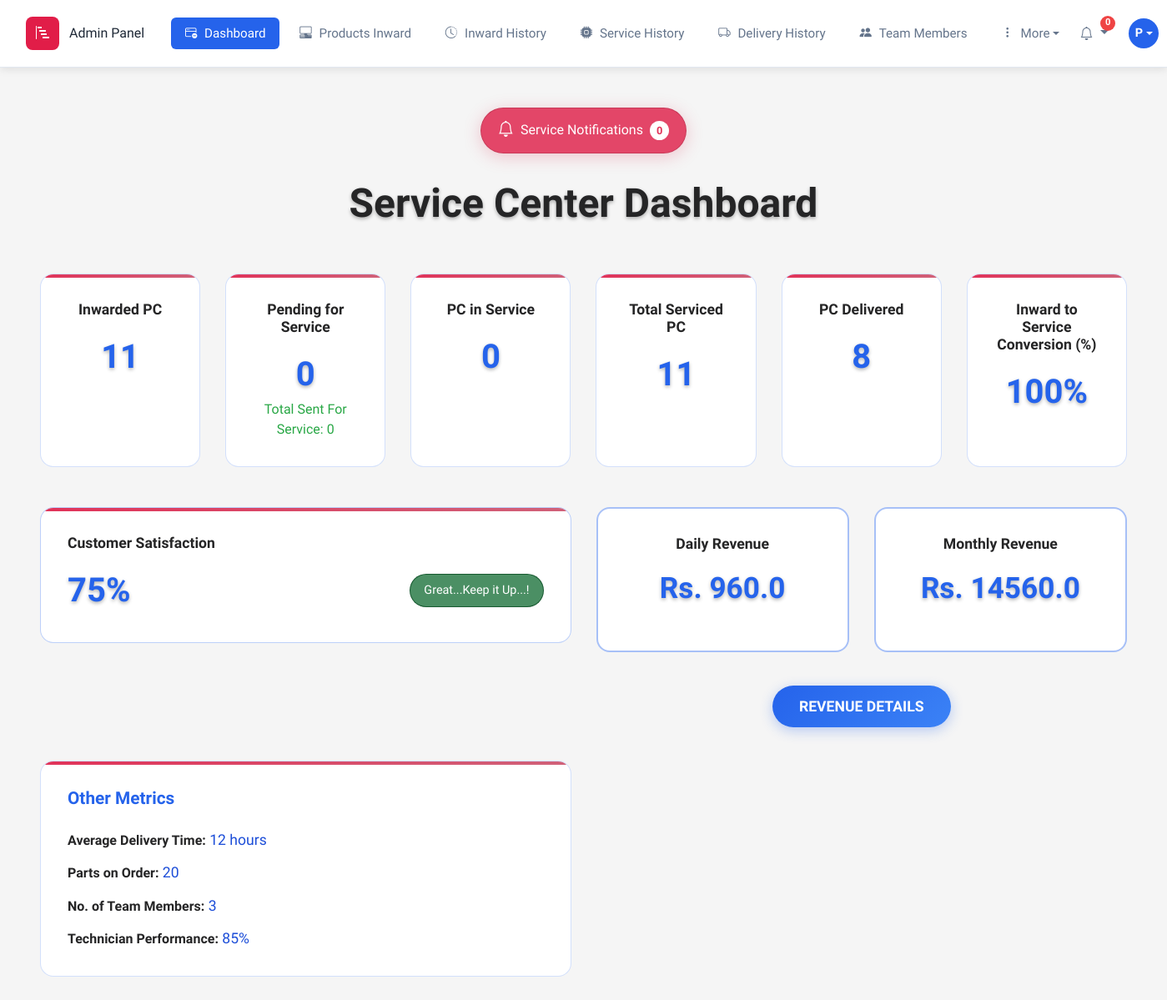
Screenshot of /dashboard (signed in) with the database file from the repository.
### mainapp/models.py (models this page shows, shortened)
class User(AbstractUser):
    terms_accepted = models.BooleanField(default=True)
    profile_img = models.ImageField(upload_to='profile_pics/', null=True, blank=True)

class Revenue(models.Model):
    date = models.DateField()
    daily_revenue = models.DecimalField(max_digits=10, decimal_places=2, default=0)
    monthly_revenue = models.DecimalField(max_digits=10, decimal_places=2, default=0)

### mainapp/views.py (the view)
# urls.py: path('dashboard', views.dashboard, name='dashboard'),
@login_required
def dashboard(request):
    service = Service.objects.all()
    delivery = Delivery.objects.all()
    product = ProductInward.objects.all()
    product_inward_count = ProductInward.objects.count()
    service_count = Service.objects.count()
    count_employee = Team.objects.count()
    count_deliveries = Delivery.objects.count()
    notifications = Notification.objects.filter(user=request.user)
    unread_count = notifications.filter(is_read=False).count()
    pendingService_count = Service.objects.filter(serviceStatus = 	"Sent For Service").count()
    servicePending = Service.objects.filter(serviceStatus = 	"Service Ongoing").count()
    serviceDone = Service.objects.filter(serviceStatus = 	"Service Done").count()
    servicePending_in = Service.objects.filter(
                serviceStatus__in=['Service Pending', 'Components Not available']).count()
    if not request.user.is_superuser:
        service = Service.objects.filter( serviceTechnician__user = request.user )
        count_deliveries = Delivery.objects.filter(service__serviceTechnician__user = request.user).count()
        service_count = service.count()
    satisfaction_count = Delivery.objects.filter(customerSatisfaction='Satisfied').count()
    customer_satisfaction = int((satisfaction_count / count_deliveries) * 100) if count_deliveries > 0 else 0
    if product_inward_count == 0:
        inward_to_service = 0
    else:
        inward_to_service = int((serviceDone / product_inward_count) * 100)
    today = now().date()
    start_of_month = today.replace(day=1)
    daily_revenue = 0
    monthly_revenue = 0
    for revenue in service:
        if revenue.serviceCost:
            if today == revenue.serviceDate:
                daily_revenue += revenue.serviceCost
            if start_of_month <= revenue.serviceDate <= today:
                monthly_revenue += revenue.serviceCost
    Revenue.objects.update_or_create(
        date=today,
        defaults={'daily_revenue': daily_revenue, 'monthly_revenue': monthly_revenue}
    )
    context = {
        'product_inward_count': product_inward_count,
        'pendingService_count':pendingService_count,
        'servicePending': servicePending,
        'serviceDone': serviceDone,
        'inward_to_service': inward_to_service,
        'count_employee': count_employee,
        'count_deliveries':count_deliveries,
        'customer_satisfaction':customer_satisfaction,
        'daily_revenue': daily_revenue,
        'monthly_revenue': monthly_revenue,
        "servicePending_in":servicePending_in
    }
    return render(request, 'index.html', context)

### templates/index.html (shortened to what this page needs)
{% extends 'base.html' %}
{% block body %}
<section class="dashboard">
    <div class="container-fluid p-5">
        <div class="text-center mb-4 d-flex justify-content-center align-items-center">
            <a href="{% url 'notifications' %}" class="notification-bell" id="notification-bell">
                <i class="bi bi-bell"></i>
                <span>Service Notifications</span>
                <span class="notification-count" id="notification-count">{{unread_count}}</span>
            </a>
        </div>
        <p class="text-center dashboard-title mb-5">Service Center Dashboard</p>
        {% if request.user.is_superuser %}
        <div class="row g-4">
            <div class="col-lg-2 col-md-6">
                <div class="metric-card">
                    <a href="{% url 'inwardHistory' %}">
                        <div class="card-body text-center">
                            <h5 class="metric-title">Inwarded PC</h5>
                            <p class="metric-value">{{product_inward_count}}</p>
                        </div>
                    </a>
                </div>
            </div>
            <div class="col-lg-2 col-md-6">
                <div class="metric-card">
                    <a href="{% url 'inwardHistory' %}">
                        <div class="card-body text-center">
                            <h5 class="metric-title">Pending for Service</h5>
                            <p class="metric-value">{{servicePending_in}}</p>
                            <span class="text-success">Total Sent For Service: {{pendingService_count}} </span>
                        </div>
                    </a>
                </div>
            </div>
            <div class="col-lg-2 col-md-6">
                <div class="metric-card">
                    <a href="{% url 'serviceHistory' %}">
                        <div class="card-body text-center">
                            <h5 class="metric-title">PC in Service</h5>
                            <p class="metric-value">{{servicePending}}</p>
                        </div>
                    </a>
                </div>
            </div>
            <div class="col-lg-2 col-md-6">
                <div class="metric-card">
                    <div class="card-body text-center">
                        <h5 class="metric-title">Total Serviced PC</h5>
                        <p class="metric-value">{{serviceDone}}</p>
                    </div>
                </div>
            </div>
            <div class="col-lg-2 col-md-6">
                <div class="metric-card">
                    <div class="card-body text-center">
                        <h5 class="metric-title">PC Delivered</h5>
                        <p class="metric-value">{{ count_deliveries }}</p>
                    </div>
                </div>
            </div>
            <div class="col-lg-2 col-md-6">
                <div class="metric-card">
                    <div class="card-body text-center">
                        <h5 class="metric-title">Inward to Service Conversion (%)</h5>
                        <p class="metric-value">{{ inward_to_service }}%</p>
                    </div>
                </div>
            </div>
        </div>
        <div class="row g-4 mt-4">
            <div class="col-lg-6 col-md-12">
                <div class="satisfaction-card">
                    <div class="card-body">
                        <div class="d-flex justify-content-between align-items-center mb-3">
                            <h5 class="metric-title mb-0">Customer Satisfaction</h5>
                        </div>
                        <div class="d-flex justify-content-between align-items-center">
                            <p class="metric-value">{{customer_satisfaction}}%</p>
                            {% if customer_satisfaction > 60 %}
                            <span class="status-badge status-great">Great...Keep it Up...!</span>
                            {% elif customer_satisfaction > 30 and customer_satisfaction <= 60 %}
                            <span class="status-badge status-moderate">Moderate..Try to Improve...</span>
                            {% else %}
                            <span class="status-badge status-poor">Poor..Need Much More Improvement...</span>
                            {% endif %}
                        </div>
                    </div>
                </div>
            </div>
            <div class="col-lg-3 col-md-6">
                <div class="revenue-card">
                    <div class="card-body text-center">
                        <h5 class="metric-title">Daily Revenue</h5>
                        <p class="revenue-value">Rs. {{ daily_revenue }}</p>
                    </div>
                </div>
            </div>
            <div class="col-lg-3 col-md-6">
                <div class="revenue-card">
                    <div class="card-body text-center">
                        <h5 class="metric-title">Monthly Revenue</h5>
                        <p class="revenue-value">Rs. {{monthly_revenue}}</p>
                    </div>
                </div>
            </div>
        </div>
        <div class="row g-4 mt-3">
            <div class="col-lg-6"></div>
            <div class="col-lg-6 d-flex justify-content-center align-items-center">
                <a href="{% url 'revenueData' %}" class="btn btn-primary">Revenue Details</a>
            </div>
        </div>
        <div class="row g-4 mt-3">
            <div class="col-lg-6 col-md-12">
                <div class="metrics-card">
                    <div class="card-body">
                        <h5 class="metrics-title">Other Metrics</h5>
                        <p class="metrics-item"><strong>Average Delivery Time:</strong> 12 hours</p>
                        <p class="metrics-item"><strong>Parts on Order:</strong> 20</p>
                        <p class="metrics-item"><strong>No. of Team Members:</strong> {{count_employee}}</p>
                        <p class="metrics-item mb-0"><strong>Technician Performance:</strong> 85%</p>
                    </div>
                </div>
            </div>
        </div>
        {% endif %}
    </div>
</section>
{% endblock body %}

### templates/base.html (shortened to what this page needs)
<!DOCTYPE html>
{% load static %}
<html lang="en">
<head>
    <link rel="stylesheet" href="https://cdnjs.cloudflare.com/ajax/libs/font-awesome/6.0.0/css/all.min.css" />
    <link rel="stylesheet" href="https://cdn.jsdelivr.net/npm/bootstrap-icons@1.13.1/font/bootstrap-icons.min.css">
    <link rel="stylesheet" href="{% static 'css/mdb.min.css' %}" />
    <link rel="stylesheet" href="{% static 'css/bootstrap.min.css' %}">
</head>
<body>
    {% url 'dashboard' as dashboard %}
    {% url 'inward' as inward %}
    {% url 'inwardHistory' as inwardHistory %}
    {% url 'Service' as Service %}
    {% url 'serviceHistory' as serviceHistory %}
    {% url 'deliveryHistory' as deliveryHistory %}
    {% url 'team' as team %}
    <header class="header sticky-top">
        {% if user.is_authenticated %}
        <nav class="navbar admin-navbar ">
            <div class="container-fluid">
                <div class="d-flex align-items-center justify-content-between w-100">
                    <a class="navbar-brand" href="{% url 'dashboard' %}">
                        <div class="brand-icon">
                            <i class="bi bi-bar-chart-steps"></i>
                        </div>
                        {% if request.user.is_superuser %}
                        <span>Admin Panel</span>
                        {% else %}
                        <span>Employee Panel</span>
                        {% endif %}
                    </a>
                    <div class="main-nav" id="mainNav">
                        <a href="{% url 'dashboard' %}"
                            class="nav-item-custom {% if request.path == dashboard %}active{% endif %}">
                            <i class="bi bi-window-dash"></i>
                            Dashboard
                        </a>
                        {% if request.user.is_superuser%}
                        <a href="{% url 'inward' %}"
                            class="nav-item-custom {% if request.path == inward %}active{% endif %}">
                            <i class="bi bi-pc-display-horizontal"></i>
                            Products Inward
                        </a>
                        <a href="{% url 'inwardHistory' %}"
                            class="nav-item-custom {% if request.path == inwardHistory %}active{% endif %}">
                            <i class="bi bi-clock-history"></i>
                            Inward History
                        </a>
                        {% endif %}
                        <a href="{% url 'serviceHistory' %}"
                            class="nav-item-custom {% if request.path == serviceHistory %}active{% endif %}">
                            <i class="bi bi-cpu-fill"></i>
                            Service History
                        </a>
                        <a href="{% url 'deliveryHistory' %}"
                            class="nav-item-custom {% if request.path == deliveryHistory %}active{% endif %}">
                            <i class="bi bi-truck"></i>
                            Delivery History
                        </a>
                        <a href="{% url 'team' %}"
                            class="nav-item-custom {% if request.path == team %}active{% endif %}">
                            <i class="bi bi-people-fill"></i>
                            Team Members
                        </a>
                        {% if request.user.is_superuser%}
                        <div class="dropdown">
                            <button class="nav-item-custom dropdown-toggle" type="button" data-bs-toggle="dropdown"
                                aria-expanded="false">
                                <i class="bi bi-three-dots-vertical"></i>
                                More
                            </button>
                        </div>
                        {% endif %}
                    </div>
                    <div class="right-section d-none d-lg-flex">
                        <div class="dropdown">
                            <button class="notification-btn dropdown-toggle" type="button" data-bs-toggle="dropdown"
                                aria-expanded="false">
                                <i class="bi bi-bell"></i>
                                <span class="notification-badge">{{ unread_count }}</span>
                            </button>
                        </div>
                        <div class="dropdown profile-dropdown">
                            <div class="profile-avatar dropdown-toggle" data-bs-toggle="dropdown" aria-expanded="false">
                                {{ user.first_name.0|default:"A" }}
                            </div>
                        </div>
                    </div>
                </div>
            </div>
        </nav>
        {% endif %}
    </header>
    {% block body %}
    {% endblock body %}
</body>
</html>

### rows the page displays
User: first_name.0 "P"
Revenue: daily_revenue "960.0", monthly_revenue "14560.0"

### other values shown
{{ unread_count }} "0"
{{ product_inward_count }} "11"
{{ servicePending_in }} "0"
{{ pendingService_count }} "0"
{{ servicePending }} "0"
{{ serviceDone }} "11"
{{ count_deliveries }} "8"
{{ inward_to_service }} "100"
{{ customer_satisfaction }} "75"
{{ count_employee }} "3"
